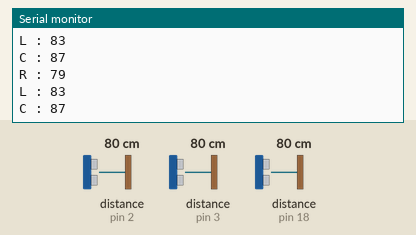
This sketch was run on a simulated Arduino Mega 2560, built with avr-gcc and run on an emulated ATmega2560. Shown: the last lines printed to the serial monitor. Wiring (inferred from the names in the program): 3 × ultrasonic range finder: trigger pin 31, echo pin 18 / trigger pin 33, echo pin 3 / trigger pin 35, echo pin 2. The test bench sets the inputs (shaded band); at power-on: distance to the obstacle (sensors on pin 2, pin 3, pin 18) 80 cm. The echo pulse lasts 58.3 µs per cm.

Above: at 4.2 s.
4.3 s: distance to the obstacle (sensor on pin 2) set to 60 cm
At 4.64 s:
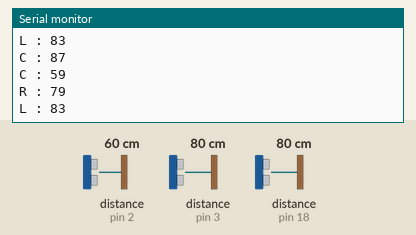
7.3 s: distance to the obstacle (sensor on pin 3) set to 120 cm
At 7.64 s:
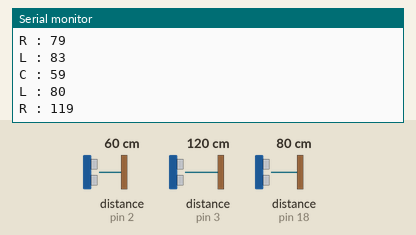
10.3 s: distance to the obstacle (sensor on pin 2) set to 250 cm
At 10.65 s:
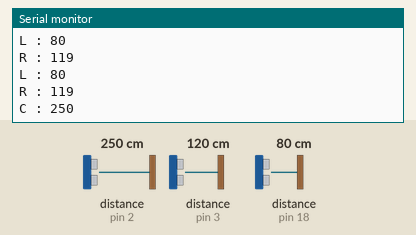
13.3 s: distance to the obstacle (sensor on pin 18) set to 2 cm
At 13.64 s:
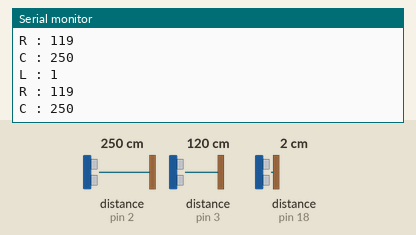
14.8 s: distance to the obstacle (sensor on pin 3) set to 2 cm
At 14.84 s:
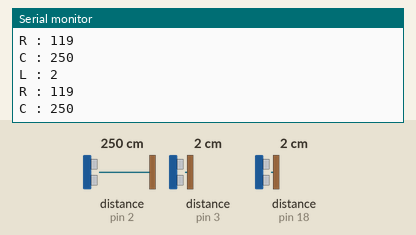
Timing chart, 0 to 17.3 s (numbered marks = the images above; inputs shaded):
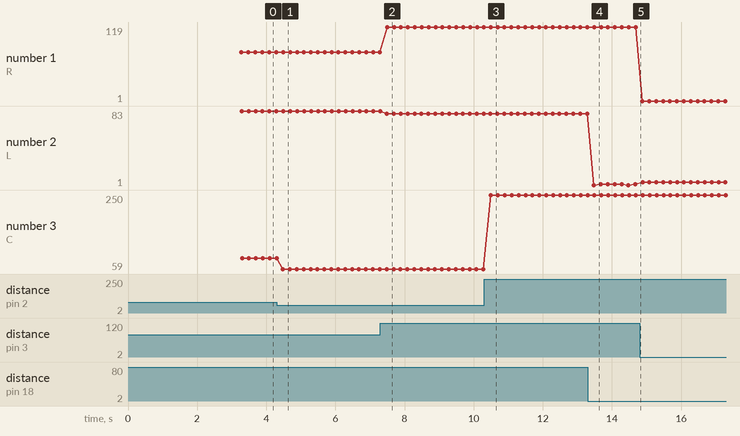

Measured:
- after the input at 4.3 s, the serial monitor: prints a new line after 0.18 s (image 1)
- after the input at 7.3 s, the serial monitor: prints a new line after 0.19 s (image 2)
- after the input at 10.3 s, the serial monitor: prints a new line after 0.20 s (image 3)
- after the input at 13.3 s, the serial monitor: prints a new line after 0.18 s (image 4)
- plotted number 1: 79 → 119 after the input at 7.3 s
- plotted number 2: 83 → 80 after the input at 7.3 s, 80 → 2 after the input at 13.3 s, 2 → 4 after the input at 14.8 s
- plotted number 3: 87 → 59 after the input at 4.3 s, 59 → 250 after the input at 10.3 s

The sketch:

ultrasonic_interrupt.ino
```cpp
/*
Arduino Uno HC-SR04 ultrasonic range finder program using interrupts
Author:  Steve Garratt
Date:    19/10/13

Interrupts from timer 1 are used to schedule and deliver the sensor
trigger pulse. The same interrupt is used to control the flash rate
of the onboard LED indicating distance.

The duration of the sensor echo signal is measured by generating an
external interrupt ervery time the echo signal changes state.

This sketch uses the TimerOne library downloadable from here:
http://code.google.com/p/arduino-timerone/downloads/detail?name=TimerOne-v9.zip&can=2&q=

Install the library using the following guide:
http://arduino.cc/en/Guide/Libraries
*/

#include <TimerOne.h>                                 // Header file for TimerOne library
#define trigPinC 33                                    // Pin 12 trigger output
#define echoPinC 2                                     // Pin 2 Echo input
#define echo_intC 0                                    // Interrupt id for echo pulse

#define trigPinR 35
#define echoPinR 3
#define echo_intR 1

#define trigPinL 31
#define echoPinL 18
#define echo_intL 5

#define TIMER_US 50                                   // 50 uS timer duration
#define TICK_COUNTS 4000                              // 200 mS worth of timer ticks

volatile long echo_startC = 0;                         // Records start of echo pulse
volatile long echo_endC = 0;                           // Records end of echo pulse
volatile long echo_durationC = 0;                      // Duration - difference between end and start
volatile long echo_startL = 0;                         // Records start of echo pulse
volatile long echo_endL = 0;                           // Records end of echo pulse
volatile long echo_durationL = 0;                      // Duration - difference between end and start
volatile long echo_startR = 0;                         // Records start of echo pulse
volatile long echo_endR = 0;                           // Records end of echo pulse
volatile long echo_durationR = 0;                      // Duration - difference between end and start
volatile int trigger_time_countC = 0;                  // Count down counter to trigger pulse time
volatile int trigger_time_countL = 0;
volatile int trigger_time_countR = 0;

// ----------------------------------
// setup() routine called first.
// A one time routine executed at power up or reset time.
// Used to initialise hardware.
// ----------------------------------
void setup()
{
  pinMode(trigPinC, OUTPUT);                           // Trigger pin set to output
  pinMode(echoPinC, INPUT);                            // Echo pin set to input
  pinMode(trigPinR, OUTPUT);                           // Trigger pin set to output
  pinMode(echoPinR, INPUT);                            // Echo pin set to input
  pinMode(trigPinL, OUTPUT);                           // Trigger pin set to output
  pinMode(echoPinL, INPUT);                            // Echo pin set to input

  Timer1.initialize(TIMER_US);                        // Initialise timer 1
  Timer1.attachInterrupt( timerIsr );                 // Attach interrupt to the timer service routine
  attachInterrupt(echo_intC, echo_interruptC, CHANGE);  // Attach interrupt to the sensor echo input
  attachInterrupt(echo_intL, echo_interruptL, CHANGE);  // Attach interrupt to the sensor echo input
  attachInterrupt(echo_intR, echo_interruptR, CHANGE);  // Attach interrupt to the sensor echo input
  Serial.begin (9600);                                // Initialise the serial monitor output
}

// ----------------------------------
// loop() Runs continuously in a loop.
// This is the background routine where most of the processing usualy takes place.
// Non time critical tasks should be run from here.
// ----------------------------------
void loop()
{
//    Serial.print(echo_durationL / 58);               // Print the distance in centimeters
//    Serial.print("\t");
//    Serial.print(echo_durationC / 58);               // Print the distance in centimeters
//    Serial.print("\t");
//    Serial.println(echo_durationR / 58);               // Print the distance in centimeters
//    delay(100);                                       // every 100 mS
}

// --------------------------
// timerIsr() 50uS second interrupt ISR()
// Called every time the hardware timer 1 times out.
// --------------------------
void timerIsr()
{
    trigger_pulseC();                                 // Schedule the trigger pulses
    trigger_pulseL();                                 // Schedule the trigger pulses
    trigger_pulseR();                                 // Schedule the trigger pulses
}

// --------------------------
// trigger_pulse() called every 50 uS to schedule trigger pulses.
// Generates a pulse one timer tick long.
// Minimum trigger pulse width for the HC-SR04 is 10 us. This system
// delivers a 50 uS pulse.
// --------------------------

void trigger_pulseC()
{
      static volatile int state = 0;                 // State machine variable

      if (!(--trigger_time_countC))                   // Count to 200mS
      {                                              // Time out - Initiate trigger pulse
         trigger_time_countC = TICK_COUNTS;           // Reload
         state = 1;                                  // Changing to state 1 initiates a pulse
      }

      switch(state)                                  // State machine handles delivery of trigger pulse
      {
        case 0:                                      // Normal state does nothing
            break;

        case 1:                                      // Initiate pulse
           digitalWrite(trigPinC, HIGH);              // Set the trigger output high
           state = 2;                                // and set state to 2
           break;

        case 2:                                      // Complete the pulse
        default:
           digitalWrite(trigPinC, LOW);               // Set the trigger output low
           state = 0;                                // and return state to normal 0
           break;
     }
}
void trigger_pulseL()
{
      static volatile int state = 0;                 // State machine variable

      if (!(--trigger_time_countL))                   // Count to 200mS
      {                                              // Time out - Initiate trigger pulse
         trigger_time_countL = TICK_COUNTS;           // Reload
         state = 1;                                  // Changing to state 1 initiates a pulse
      }

      switch(state)                                  // State machine handles delivery of trigger pulse
      {
        case 0:                                      // Normal state does nothing
            break;

        case 1:                                      // Initiate pulse
           digitalWrite(trigPinL, HIGH);              // Set the trigger output high
           state = 2;                                // and set state to 2
           break;

        case 2:                                      // Complete the pulse
        default:
           digitalWrite(trigPinL, LOW);               // Set the trigger output low
           state = 0;                                // and return state to normal 0
           break;
     }
}
void trigger_pulseR()
{
      static volatile int state = 0;                 // State machine variable

      if (!(--trigger_time_countR))                   // Count to 200mS
      {                                              // Time out - Initiate trigger pulse
         trigger_time_countR = TICK_COUNTS;           // Reload
         state = 1;                                  // Changing to state 1 initiates a pulse
      }

      switch(state)                                  // State machine handles delivery of trigger pulse
      {
        case 0:                                      // Normal state does nothing
            break;

        case 1:                                      // Initiate pulse
           digitalWrite(trigPinR, HIGH);              // Set the trigger output high
           state = 2;                                // and set state to 2
           break;

        case 2:                                      // Complete the pulse
        default:
           digitalWrite(trigPinR, LOW);               // Set the trigger output low
           state = 0;                                // and return state to normal 0
           break;
     }
}

// --------------------------
// echo_interrupt() External interrupt from HC-SR04 echo signal.
// Called every time the echo signal changes state.
//
// Note: this routine does not handle the case where the timer
//       counter overflows which will result in the occassional error.
// --------------------------
//void echo_interruptL(){
//  echo_interrupt(echoPinL);
//}
//void echo_interruptR(){
//  echo_interrupt(echoPinR);
//}
//void echo_interruptC(){
//  echo_interrupt(echoPinC);
//}

void echo_interruptC()
{
  switch (digitalRead(echoPinC))                     // Test to see if the signal is high or low
  {
    case HIGH:                                      // High so must be the start of the echo pulse
      echo_endC = 0;                                 // Clear the end time
      echo_startC = micros();                        // Save the start time
      break;

    case LOW:                                       // Low so must be the end of hte echo pulse
      echo_endC = micros();                          // Save the end time
      echo_durationC = echo_endC - echo_startC;        // Calculate the pulse duration
      Serial.print("C : ");
      Serial.println(echo_durationC / 58);               // Print the distance in centimeters
      break;
  }
}
void echo_interruptL()
{
  switch (digitalRead(echoPinL))                     // Test to see if the signal is high or low
  {
    case HIGH:                                      // High so must be the start of the echo pulse
      echo_endL = 0;                                 // Clear the end time
      echo_startL = micros();                        // Save the start time
      break;

    case LOW:                                       // Low so must be the end of hte echo pulse
      echo_endL = micros();                          // Save the end time
      echo_durationL = echo_endL - echo_startL;        // Calculate the pulse duration
      Serial.print("L : ");
      Serial.println(echo_durationL / 58);               // Print the distance in centimeters
      break;
  }
}
void echo_interruptR()
{
  switch (digitalRead(echoPinR))                     // Test to see if the signal is high or low
  {
    case HIGH:                                      // High so must be the start of the echo pulse
      echo_endR = 0;                                 // Clear the end time
      echo_startR = micros();                        // Save the start time
      break;

    case LOW:                                       // Low so must be the end of hte echo pulse
      echo_endR = micros();                          // Save the end time
      echo_durationR = echo_endR - echo_startR;        // Calculate the pulse duration
      Serial.print("R : ");
      Serial.println(echo_durationR / 58);               // Print the distance in centimeters
      break;
  }
}
```
